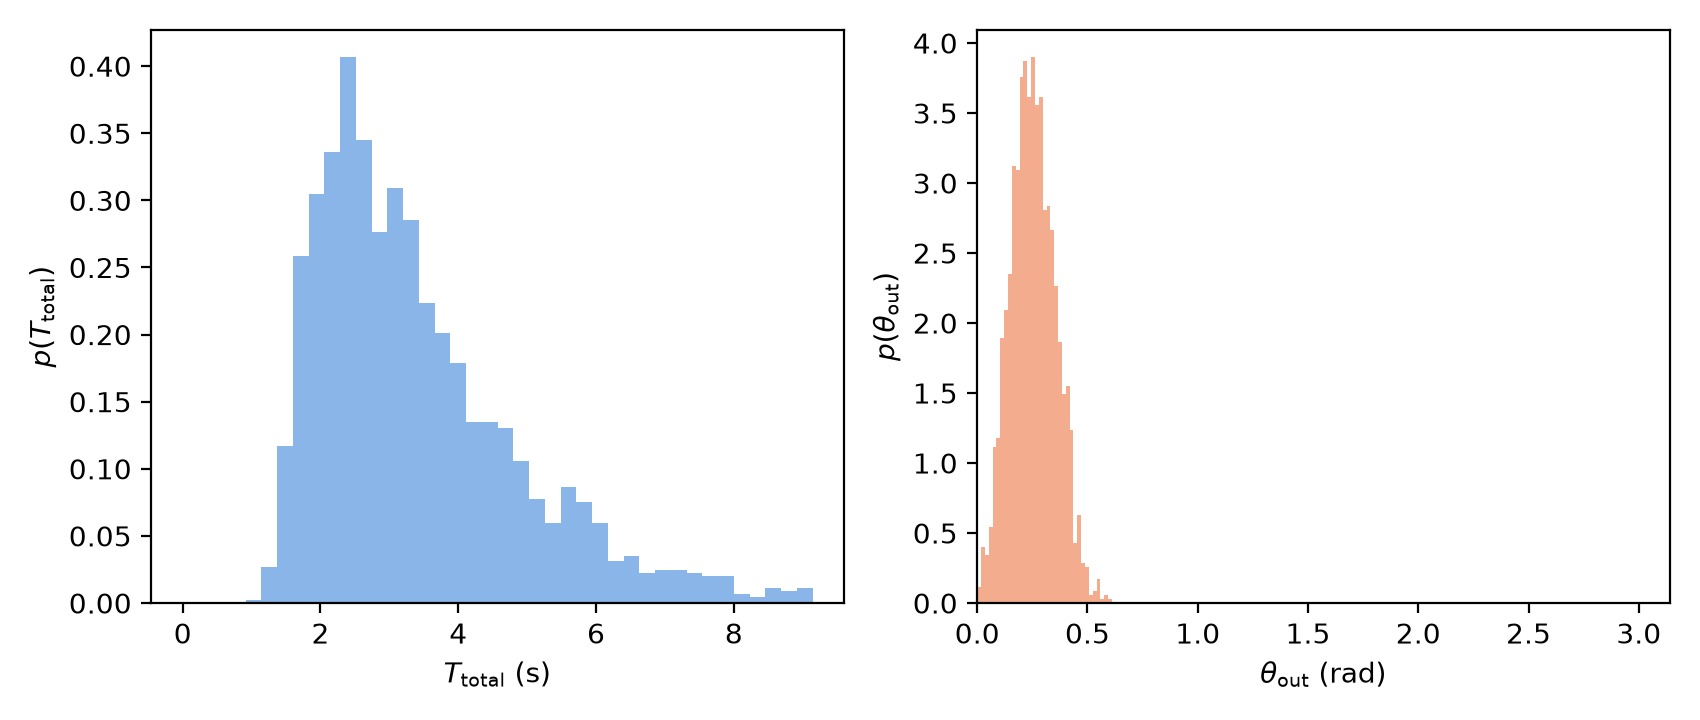

This figure's Python source:
"""Figure 2(a): scattering time and exit-angle histograms, kick-free baseline (k = 0).

Renders a simple version of this panel from figure_2_a.csv alone (no processing).
Run: python3 figure_2_a.py
"""
from pathlib import Path
import pandas as pd
import matplotlib
matplotlib.use("Agg")
import matplotlib.pyplot as plt

HERE = Path(__file__).resolve().parent
STEM = "figure_2_a"
df = pd.read_csv(HERE / f"{STEM}.csv")

COLOR_TIME = "#2a78d6"
COLOR_ANGLE = "#eb6834"

t = df[df.series == "time_hist"]
a = df[df.series == "angle_hist"]
fig, (ax_t, ax_a) = plt.subplots(1, 2, figsize=(8.5, 3.6))
ax_t.bar(t.x, t.y, width=t.x.iloc[1] - t.x.iloc[0], color=COLOR_TIME, alpha=0.55)
ax_t.set_xlabel(r"$T_{\mathrm{total}}$ (s)")
ax_t.set_ylabel(r"$p(T_{\mathrm{total}})$")
ax_a.bar(a.x, a.y, width=a.x.iloc[1] - a.x.iloc[0], color=COLOR_ANGLE, alpha=0.55)
ax_a.set_xlabel(r"$\theta_{\mathrm{out}}$ (rad)")
ax_a.set_ylabel(r"$p(\theta_{\mathrm{out}})$")
ax_a.set_xlim(0, 3.14159)

fig.tight_layout()
fig.savefig(HERE / f"{STEM}.png", dpi=200)
print(f"saved {STEM}.png")
